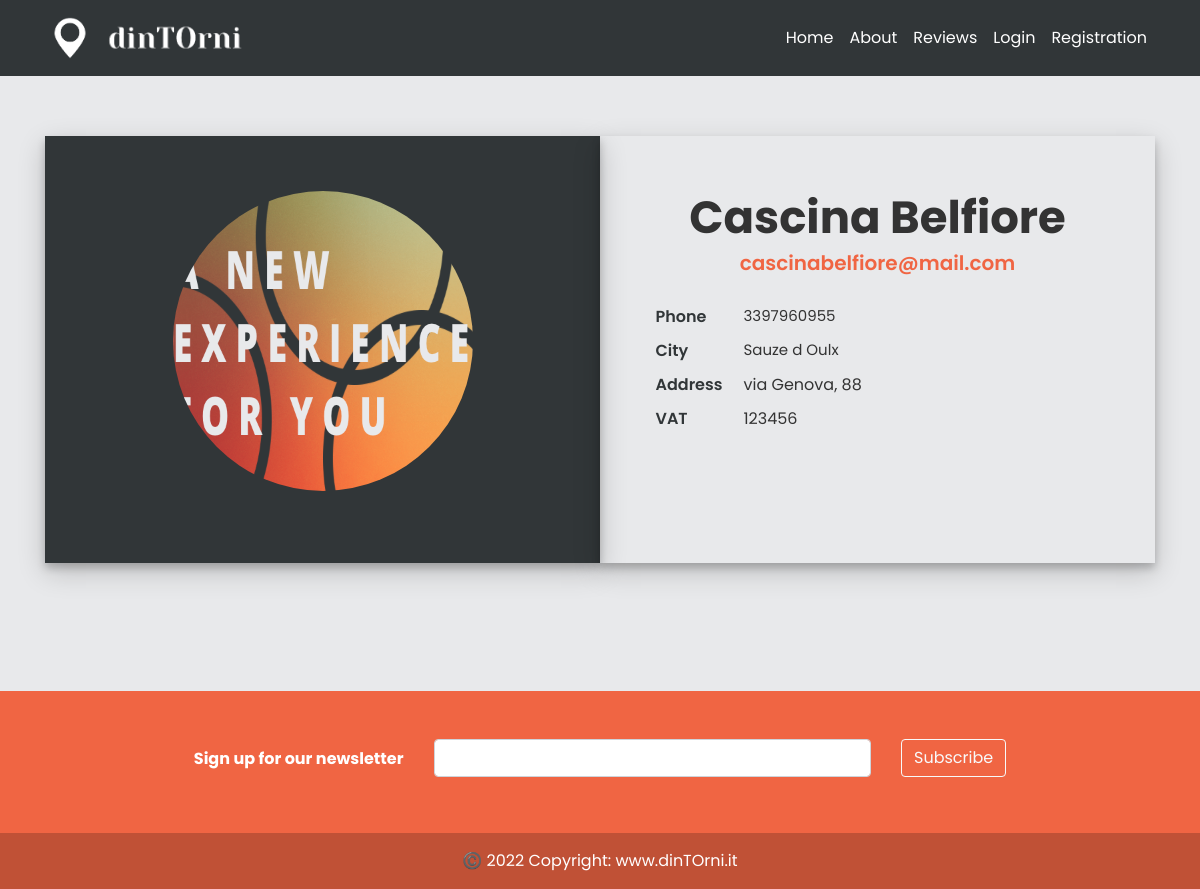
Page /3/business_info on the earlier database version.
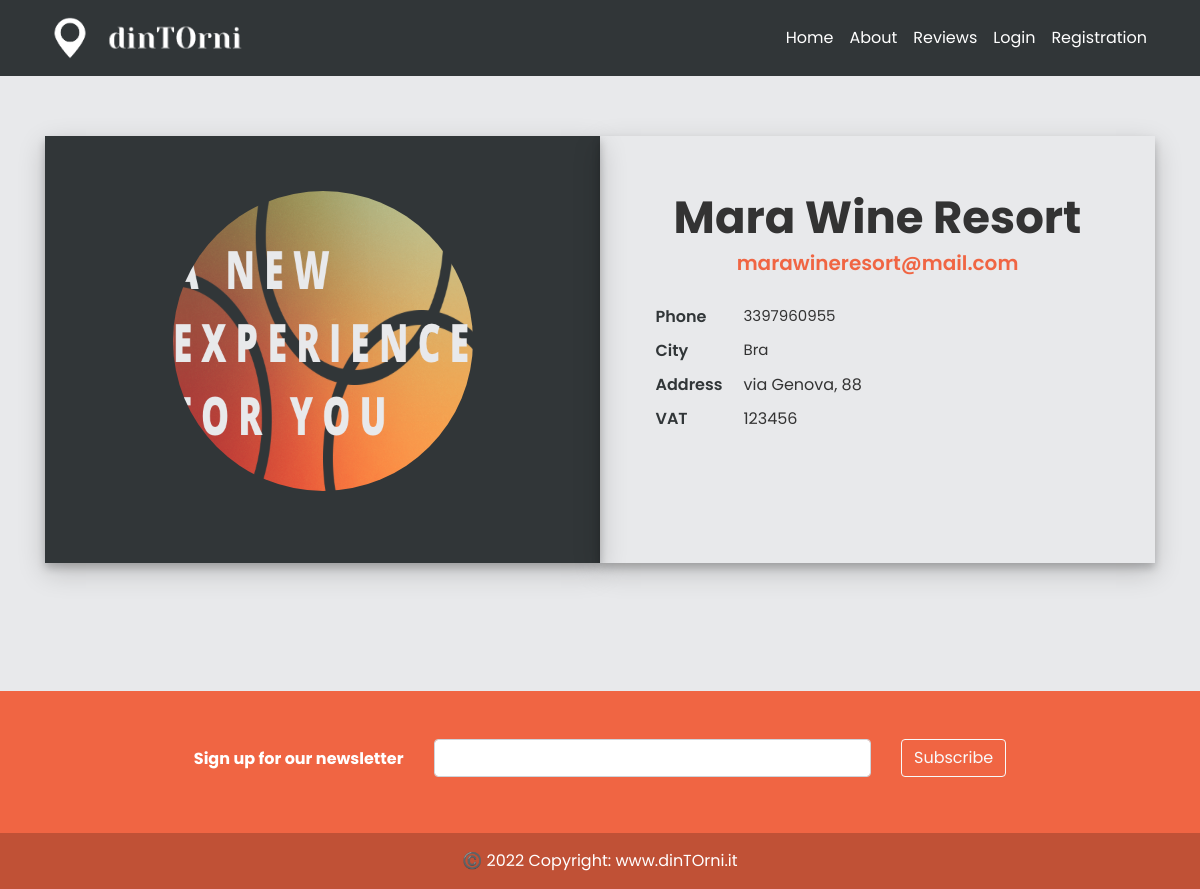
Same page on the later database version.
### models.py (models this page shows, shortened)
class User(db.Model, UserMixin):
    _tablename__ = 'user'
    id = db.Column(db.Integer, primary_key=True)
    email = db.Column(db.String(120), unique=True, nullable=False)
    image_file = db.Column(db.String(20), nullable=False, default='default.jpg')
    password = db.Column(db.String(60), nullable=False)
    telephone = db.Column(db.Integer(), nullable=False)
    type= db.Column(db.String(20))
    __mapper_args__={
        'polymorphic_identity': 'user',
        'polymorphic_on': type
    }

class Business(User, db.Model):
    _tablename__ = 'business'
    id = db.Column(db.Integer, db.ForeignKey('user.id'), primary_key=True)
    name = db.Column(db.String(20), unique=True, nullable=False)
    vat_number = db.Column(db.Integer())#rimettere i nullable
    city = db.Column(db.String(20))
    address = db.Column(db.String(30))
    events = db.relationship('Event', backref='creator', lazy=True)
    link_facebook = db.Column(db.String())
    link_instagram = db.Column(db.String())
    link_twitter = db.Column(db.String())
    link_website = db.Column(db.String())
    __mapper_args__ = {
        'polymorphic_identity': 'business',
    }

### app/events/routes.py (the view)
@events.route("/<int:event_id>/business_info", methods=['GET', 'POST'])
def business_info(event_id):
    e = Event.query.get_or_404(event_id)
    return render_template('account_business.html', event = e)

### app/templates/account_business.html
{% extends "layout.html" %}
{% block content %}
    <div class="container login-container pb-5" style="height: 500px">
        <div class="row">
            <div class="col-md-6 login-form-3">
                <div class="about-avatar">
                    <img class="rounded-circle account-img" style="height: 300px; width: 300px" src="{{ url_for('static', filename='profile_pics/' + event.creator.image_file) }}">
                </div>
            </div>
            <div class="col-md-6 login-form-1">
                <div class="about-text go-to">
                    <h3 class="dark-color">{{ event.creator.name }}</h3>
                    <h6 class="theme-color lead text-center">{{ event.creator.email }}</h6>
                    <div class="row about-list pb-2">
                        <div class="col">
                                <div class="media">
                                    <label>Phone</label>
                                    <p>{{ event.creator.telephone }}</p>
                                </div>
                                <div class="media">
                                    <label>City</label>
                                    <p>{{ event.creator.city }}</p>
                                </div>
                                <div class="media">
                                    <label>Address</label>
                                    {{ event.creator.address }}
                                </div>
                                <div class="media">
                                    <label>VAT</label>
                                    {{ event.creator.vat_number }}
                                </div>
                            </div>
                    </div>
                </div>
            </div>
        </div>
    </div>
{% endblock content %}

### app/templates/layout.html (shortened to what this page needs)
<!DOCTYPE html>
<html>
<head>
    <link rel="stylesheet" href="https://maxcdn.bootstrapcdn.com/bootstrap/4.0.0/css/bootstrap.min.css">
    <link rel="stylesheet" type="text/css" href="{{ url_for('static', filename='main.css') }}">
    <link rel='stylesheet' href='https://cdnjs.cloudflare.com/ajax/libs/font-awesome/5.15.1/css/all.min.css'>
</head>
<body style="background-color: #E8E9EB;" >
    <header class="site-header">
      <nav class="navbar navbar-expand-md navbar-light text-color:white fixed-top" style="background-color:#313638;">
        <div class="container">
          <a class="navbar-brand mr-4 text-white" href="/">
              <img style="max-width:50px;" src="{{ url_for('static', filename='img/' + 'icon_w.png') }}">
              <img style="max-width:150px;" src="{{ url_for('static', filename='img/' + 'nome_w_nobg.png') }}">
          </a>
          <div class="collapse navbar-collapse" id="navbarToggle">
            <div class="navbar-nav ml-auto ms-auto">
                <a class="nav-item nav-link text-white" href="{{ url_for('main.home') }}">Home</a>
                <a class="nav-item nav-link text-white" href="{{ url_for('main.about') }}">About</a>
                <a class="nav-item nav-link text-white" href="{{ url_for('posts.reviews') }}">Reviews</a>
            {%  if current_user.is_authenticated %}
                <a class="nav-item nav-link text-white " href="{{ url_for('users.logout') }}">Logout</a>
            {% else %}
                 <a class="nav-item nav-link text-white" href="{{ url_for('users.login') }}">Login</a>
                <a class="nav-item nav-link text-white"  href="{{ url_for('users.general') }}">Registration</a>
            {% endif %}
               </div>
          </div>
        </div>
      </nav>
    </header>
    <main role="main" class="container" >
      <div class="row">
        <div class="col-lg-12">
          {% block content %}{% endblock %}
        </div>
      </div>
    </main>
<footer class="text-center text-white" style="background-color: #F06543;">
  <div class="container p-4 pb-0" style="">
    <section class="mt-2 mb-0 pt-2 pb-2">
      <form action="">
        <div class="row d-flex mt-1 pt-1 mb-0 justify-content-center" style="margin-top: 10px; margin-bottom: 10px">
          <div class="col-auto">
            <p class="pt-2">
              <strong>Sign up for our newsletter</strong>
            </p>
          </div>
          <div class="col-md-5 col-12">
            <div class="form-outline form-white mb-4">
              <input type="email" id="form5Example29" class="form-control" />
            </div>
          </div>
          <div class="col-auto">
            <button type="submit" class="btn btn-outline-light mb-4">
              Subscribe
            </button>
          </div>
        </div>
      </form>
    </section>
  </div>
  <div class="text-center p-3" style="background-color: rgba(0, 0, 0, 0.2);">
    ©️ 2022 Copyright:
    <a class="text-white" href="{{ url_for('main.home') }}"> www.dinTOrni.it</a>
  </div>
</footer>
</body>
</html>

### app/static/main.css (style rules this page uses)
body { background: #fafafa; color: #333333; margin-top: 5rem; }
h1, h2, h3, h4, h5, h6 { color: #444444; }
.site-header .navbar-nav .nav-link { color: #cbd5db; }
.account-img { height: 125px; width: 125px; display: block; margin-left: auto; margin-right: auto; margin-bottom: 16px; justify-content: center; }
.login-container { margin-top: 5%; margin-bottom: 5%; }
.login-form-1 { padding: 5%; box-shadow: 0 5px 8px 0 rgba(0, 0, 0, 0.2), 0 9px 26px 0 rgba(0, 0, 0, 0.19); }
.login-form-1 h3 { text-align: center; color: #333; }
.login-form-3 { padding: 5%; background: #313638; box-shadow: 0 5px 8px 0 rgba(0, 0, 0, 0.2), 0 9px 26px 0 rgba(0, 0, 0, 0.19); }
img { border: 0; }
img { max-width: 100%; }
img { vertical-align: middle; border-style: none; }
.about-text h3 { font-size: 45px; font-weight: 700; margin: 0 0 6px; }
.about-text h6 { font-weight: 600; margin-bottom: 15px; }
.about-text p { font-size: 18px; max-width: 450px; }
.about-list { padding-top: 10px; }
.about-list .media { padding: 5px 0; }
.about-list label { color: #313638; font-weight: 600; width: 88px; margin: 0; position: relative; }
.about-list p { margin: 0; font-size: 15px; }
.theme-color { color: #F06543; }
.dark-color { color: #313638; }
*, body { font-family: "Poppins", sans-serif; }
a { color: #F06543; }
.text-center { text-align: center !important; }
.rounded-circle { border-radius: 50% !important; }
.media { display: -ms-flexbox; display: flex; -ms-flex-align: start; align-items: flex-start; }
.d-flex { display: -ms-flexbox !important; display: flex !important; }

Differences in the rows shown:
changed User: creator.email "cascinabelfiore@mail.com" → "marawineresort@mail.com"
changed Business "via Genova, 88": creator.name "Cascina Belfiore" → "Mara Wine Resort"; creator.city "Sauze d Oulx" → "Bra"
